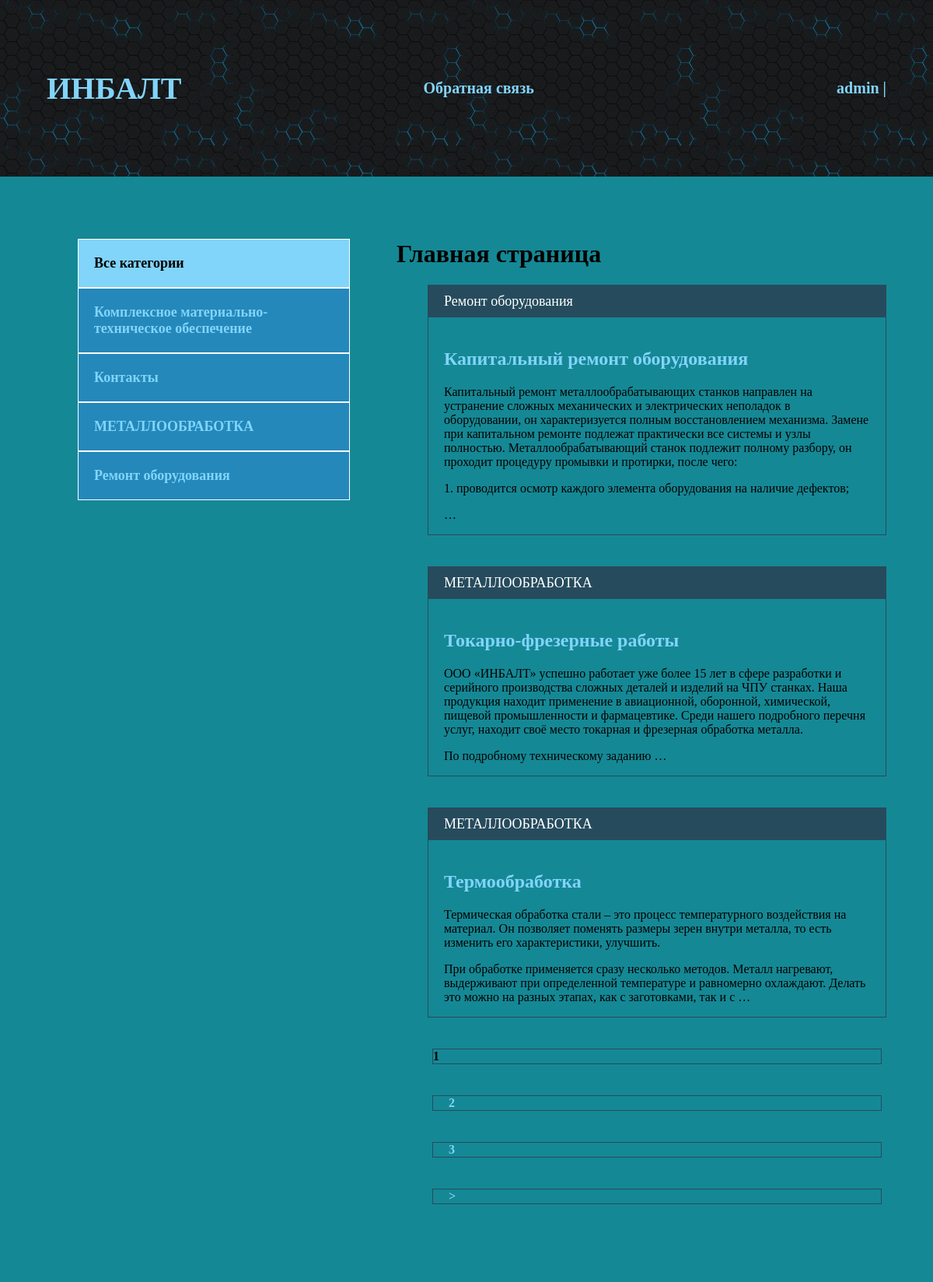
The app's page / (signed in) with its own data.
### blog/models.py (models this page shows, shortened)
class Category(models.Model):
    name = models.CharField(max_length=255, verbose_name='Категория')
    slug = models.SlugField(max_length=255, unique=True, verbose_name='URL')
    def __str__(self):
        return self.name
    def get_absolute_url(self):
        return reverse('category', kwargs={'cat_slug': self.slug})
    class Meta:
        verbose_name = "Категорию"
        verbose_name_plural = "Категории"

class Blog(models.Model):
    title = models.CharField(max_length=255, verbose_name='Название')
    slug = models.SlugField(max_length=255, unique=True, verbose_name='URL')
    content = models.TextField(blank=True, verbose_name='Контент')
    photo = models.ImageField(upload_to="photos/%Y/%m/%d/", blank=True, verbose_name='Фото')
    time_created = models.DateTimeField(auto_now_add=True, verbose_name='Дата публикации')
    time_update = models.DateTimeField(auto_now=True, verbose_name='Дата обновления')
    is_published = models.BooleanField(default=True, verbose_name='Опубликовано')
    cat = models.ForeignKey('Category', on_delete=models.PROTECT, verbose_name='Категория')
    def get_absolute_url(self):
        return reverse('post', kwargs={'post_slug': self.slug})
    class Meta:
        verbose_name = "Новость"
        verbose_name_plural = "Новости"
        ordering = ['-time_created']

### blog/views.py (the view)
# urls.py: path('', BlogHome.as_view(), name='index'),
class BlogHome(DataMixin, ListView):
    model = Blog
    template_name = "blog/index.html"
    context_object_name = 'posts'
    def get_context_data(self, *, object_list=None, **kwargs):
        context = super().get_context_data(**kwargs)
        c_def = self.get_user_context(title='Главная страница')
        return dict(list(context.items()) + list(c_def.items()))
    def get_queryset(self):
        return Blog.objects.filter(is_published=True).select_related('cat')

### blog/utils.py (called while the page is built)
    def get_user_context(self, **kwargs):
        context = kwargs
        cats = Category.objects.annotate(Count('blog'))
        user_menu = menu.copy()
        if not self.request.user.is_authenticated:
            user_menu.pop(0)
        context['menu'] = user_menu
        context['cats'] = cats
        if 'cat_selected' not in context:
            context['cat_selected'] = 0
        return context

### blog/templates/blog/index.html (shortened to what this page needs)
{% extends 'blog/base.html' %}
{% block content %}
{% load static %}
<h1>{{ title }}</h1>
<ul>
    {% for p in posts %}
    <li>
        <p class="first">{{ p.cat }}</p>
        <div class="text">
            <h2><a href="{{ p.get_absolute_url }}">{{ p.title }}</a></h2>
            <p>{{ p.content|safe|truncatewords:50 }}</p>
        </div>
    </li>
    {% endfor %}
</ul>
{% endblock %}

### blog/templates/blog/base.html (shortened to what this page needs)
<!DOCTYPE html>
{% load blog_tags %}
{% load static %}
<html lang="en">
<head>
    <link rel="stylesheet" href="{% static 'css/style.css' %}">
</head>
<body>
    <div class="header">
        <div class="wrap">
          <ul class="mainmenu">
              <li class="ИНБАЛТ"><a href="{% url 'index' %}"><h1>ИНБАЛТ</h1></a></li>
              {% for m in menu %}
              <li class="last"><a href="{% url m.url_name %}">{{ m.title }}</a></li>
              {% endfor %}
              {% if request.user.is_authenticated %}
              <li class="last">{{ user.username }} | <a href="{% url 'logout' %}"></a></li>
              {% endif %}
          </ul>
        </div>
    </div>
    <div class="content">
        <div class="wrap">
          <div class="sidebar">
                <ul>
                    {% if cat_selected == 0 %}
                    <li class="selected">Все категории</li>
                    {% else %}
                    <li><a href="{% url 'index' %}">Все категории</a></li>
                    {% endif %}
                    {% for c in cats %}
                        {% if c.blog__count > 0 %}
                            {% if c.pk == cat_selected %}
                            <li class="selected">{{ c.name }}</li>
                            {% else %}
                            <li><a href="{{ c.get_absolute_url }}">{{ c.name }}</a></li>
                            {% endif %}
                        {% endif %}
                    {% endfor %}
                </ul>
          </div>
          <div class="main">
              {% block content %}
              {% endblock %}
              {% if page_obj.has_other_pages %}
              <div>
                  <ul class="List-pages">
                      {% for p in paginator.page_range %}
                            {% if page_obj.number == p %}
                            <li class="page-num page-num-selected">{{ p }}</li>
                            {% elif p >= page_obj.number|add:-2 and p <= page_obj.number|add:2 %}
                            <li class="page-num">
                                <a href="?page={{ p }}">{{ p }}</a>
                            </li>
                            {% endif %}
                      {% endfor %}
                      {% if page_obj.has_next %}
                      <li class="page-num">
                          <a href="?page={{ page_obj.next_page_number }}">&gt;</a>
                      </li>
                      {% endif %}
                  </ul>
              </div>
              {% endif %}
          </div>
        </div>
    </div>
</body>

### blog/static/css/style.css (style rules this page uses)
body { margin: 0; padding: 0; background: url(static/blog/Phon.jpg); background-attachment: fixed; font-family: Times New Roman, Geneva, Tahoma, sans-serif; }
.wrap { max-width: 1400px; margin: 0 auto; text-decoration: #134c69; }
.content .wrap { background: #158895; padding: 60px; box-sizing: border-box; display: flex; }
ul { list-style: none; }
a { color: #81d4fa; text-decoration: none; padding: 20px; }
.header { background: #6b616108; padding: 20px; }
.mainmenu { display: flex; align-items: center; font-size: 20px; font-weight: bold; justify-content: space-between; }
.last { flex-basis: 30%; text-align: right; color: #81d4fa; }
.sidebar ul { width: 350px; margin-right: 60px; margin-top: 20px; }
.sidebar a { padding: 20px; display: block; border: 1px solid #FFF; background: #2488ba; font-weight: bold; font-size: 18px; }
.selected { font-size: 18px; padding: 20px; border: 1px solid #FFF; font-weight: bold; background: #81d4fa; }
.main li { border: 1px solid #264b5d; margin-bottom: 40px; }
.first, .date { padding: 10px 20px; background: #264b5d; font-size: 18px; color: #FFF; margin: 0; }
.text { padding: 20px 20px 0; }
.text a { padding-left: 0; }
.page-num { margin: 6px; font-weight: bold; }
.last a { display: inline; }

### blog/templates/blog/base.html (style rules this page uses)
body { background:url(static/blog/Phon.jpg) }

### records on screen
Category: name "Комплексное материально-техническое обеспечение"
Category: name "Контакты"
Category: name "МЕТАЛЛООБРАБОТКА"
Category: name "Ремонт оборудования"
Blog: cat "Ремонт оборудования", title "Капитальный ремонт оборудования", content "Капитальный ремонт металлообрабатывающих станков направлен на устранение сложных механических и электрических неполадок в оборудовании, он характеризуется полным восстановлением механизма. Замене при капитальном ремонте подлежат практически все системы и узлы полностью. Металлообрабатывающий станок подлежит полному разбору, он проходит процедуру промывки и протирки, после чего: 1. проводится осмотр каждого элемента оборудования на наличие дефектов; …"
Blog: cat "МЕТАЛЛООБРАБОТКА", title "Токарно-фрезерные работы", content "ООО «ИНБАЛТ» успешно работает уже более 15 лет в сфере разработки и серийного производства сложных деталей и изделий на ЧПУ станках. Наша продукция находит применение в авиационной, оборонной, химической, пищевой промышленности и фармацевтике. Среди нашего подробного перечня услуг, находит своё место токарная и фрезерная обработка металла. По подробному техническому заданию …"
Blog: cat "МЕТАЛЛООБРАБОТКА", title "Термообработка", content "Термическая обработка стали – это процесс температурного воздействия на материал. Он позволяет поменять размеры зерен внутри металла, то есть изменить его характеристики, улучшить. При обработке применяется сразу несколько методов. Металл нагревают, выдерживают при определенной температуре и равномерно охлаждают. Делать это можно на разных этапах, как с заготовками, так и с …"

### other values on screen
{{ m.title }} "Обратная связь"
{{ user.username }} "admin"
{{ title }} "Главная страница"
{{ p }} "1"
{{ p }} "2" "3"
